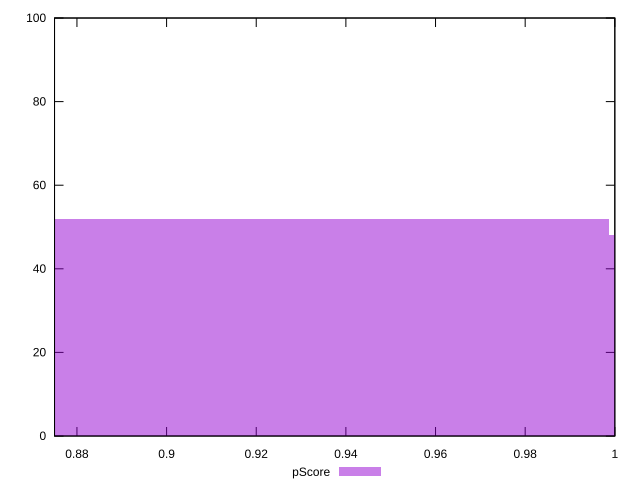

Recreate this plot in gnuplot.
reset

$pScore <<EOF
0.9219005370897333 52
1.0755506266046888 48
EOF

set key outside below
set boxwidth 0.15365008951495554
set xrange [0.875:1]
set yrange [0:100]
set trange [0:100]
set style fill transparent solid 0.5 noborder
set terminal svg size 640, 490 enhanced background rgb 'white'
set output "reports/report_00030_2021-02-24T20-42-31.540Z/unminified-javascript/samples/astro/pScore/histogram.svg"

plot $pScore title "pScore" with boxes

reset
